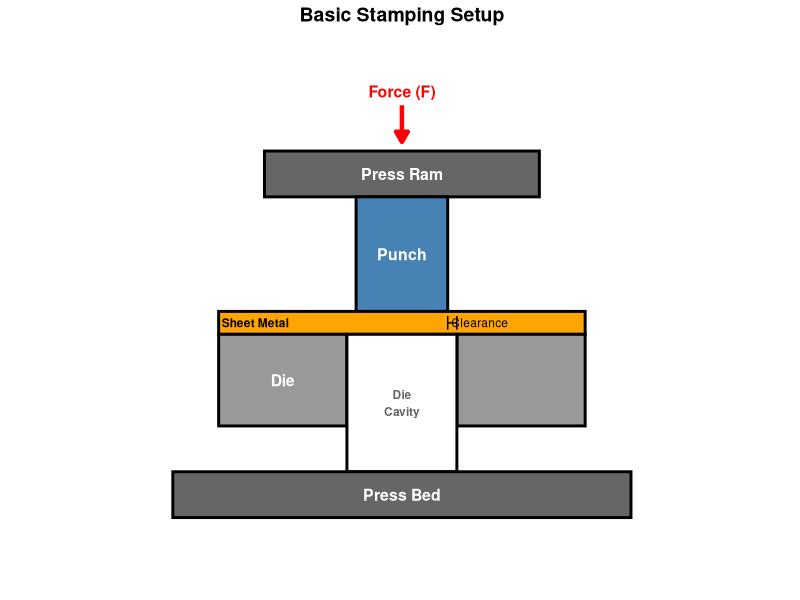
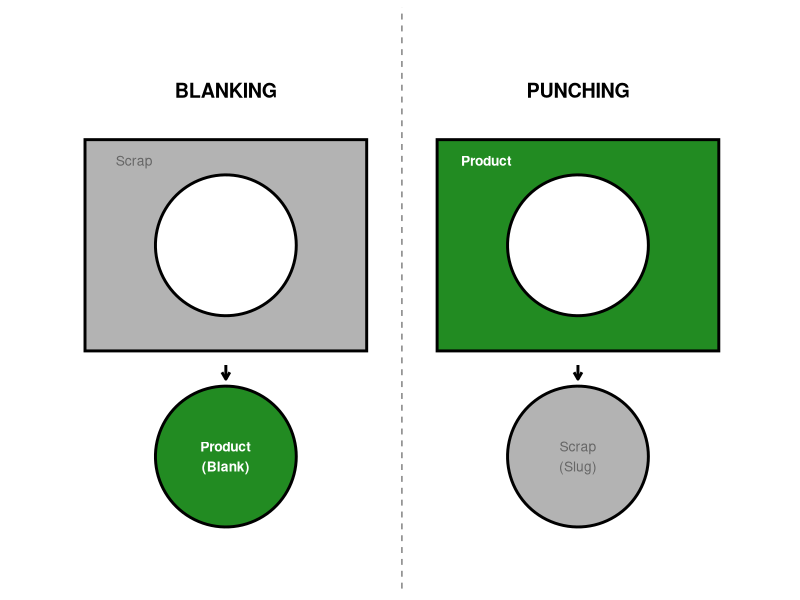
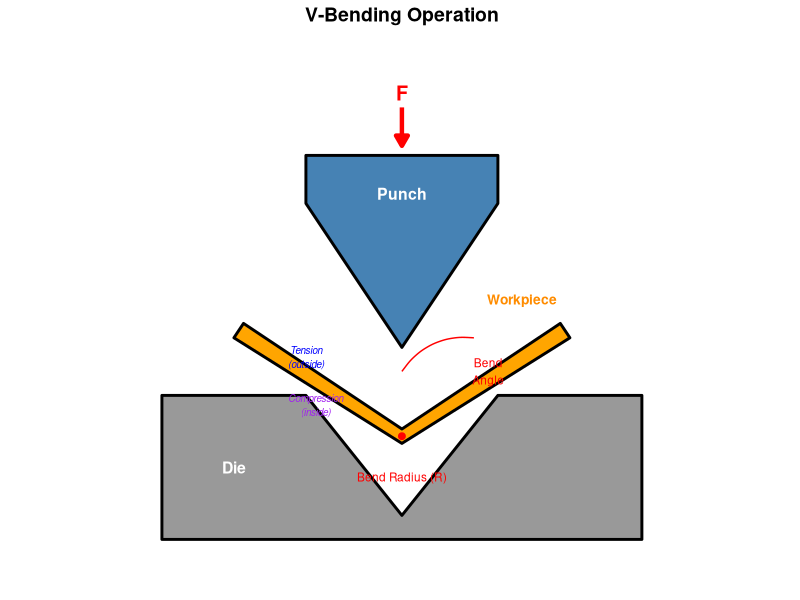
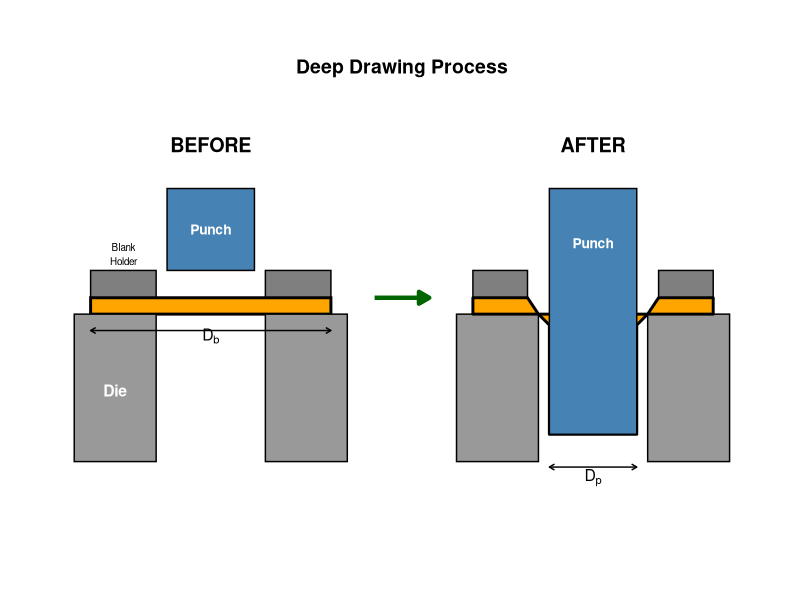
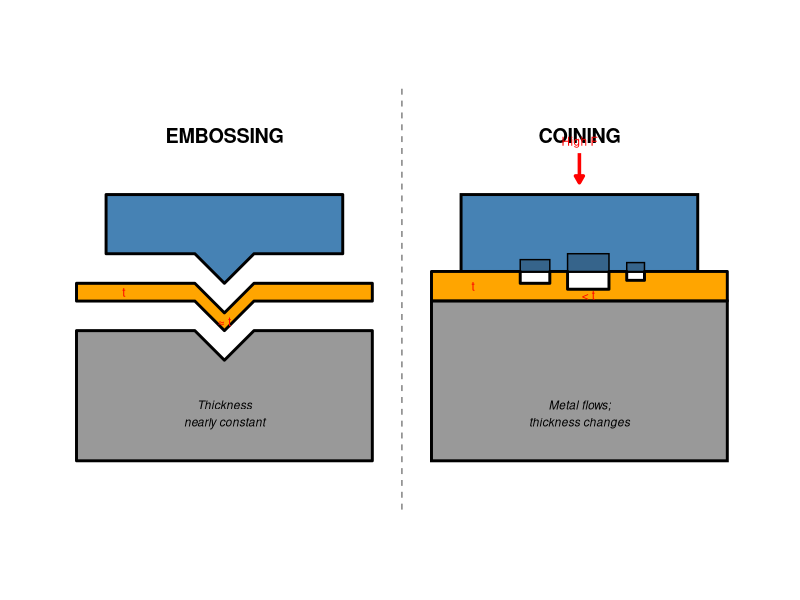
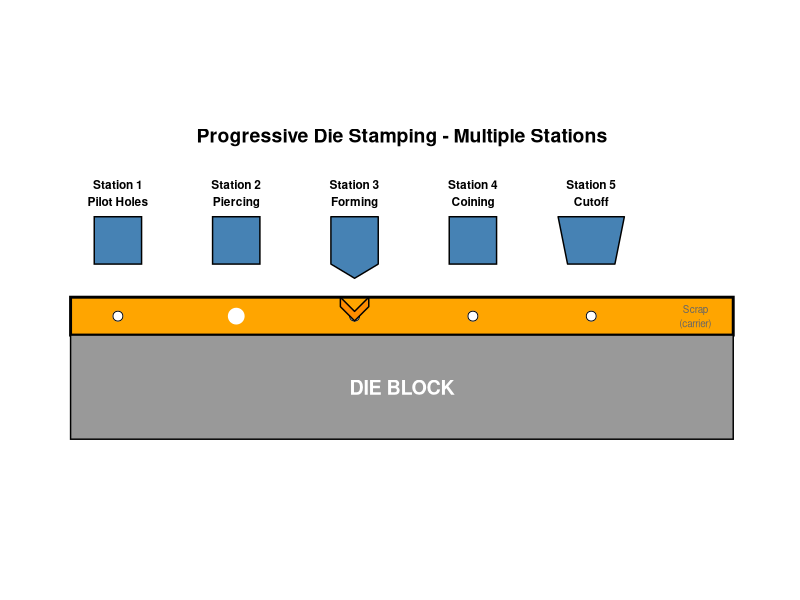
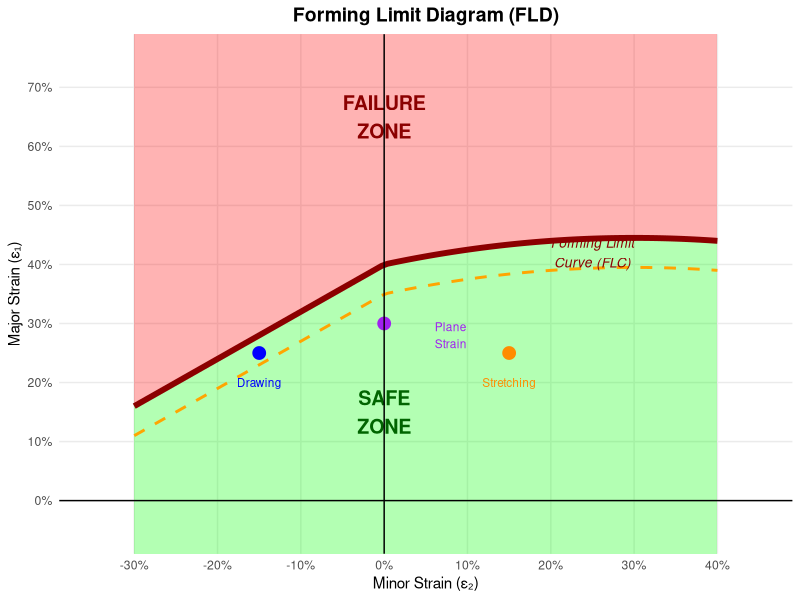
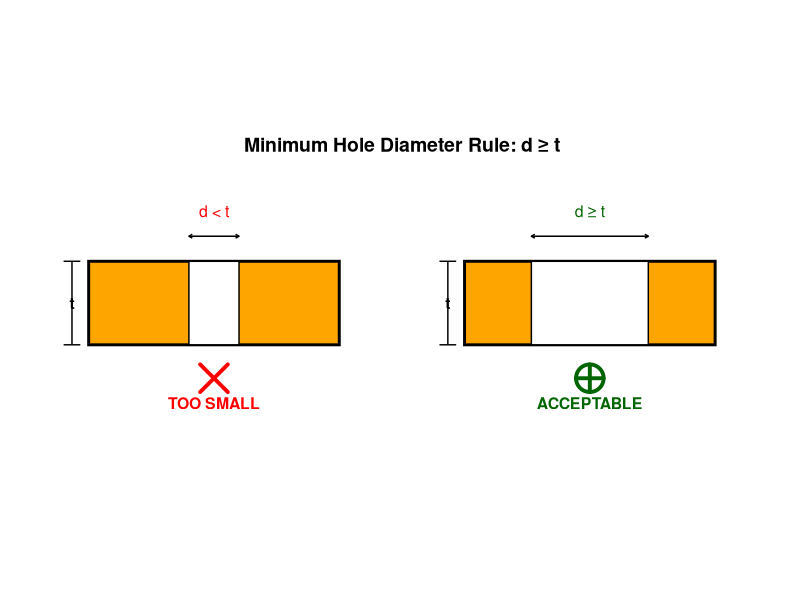

Recreate these plots in R, in order.
## ---- chunk 1
library(ggplot2)
library(grid)

# Set a consistent theme for all plots
theme_stamping <- theme_minimal() +
theme(
 plot.title = element_text(hjust = 0.5, size = 14, face = "bold"),
 plot.subtitle = element_text(hjust = 0.5, size = 10),
 axis.text = element_blank(),
 axis.title = element_blank(),
 axis.ticks = element_blank(),
 panel.grid = element_blank(),
 plot.background = element_rect(fill = "white", color = NA),
 panel.background = element_rect(fill = "white", color = NA)
)
## ---- chunk 2
ggplot() +
 # Press ram (top)
 geom_rect(aes(xmin = 2, xmax = 8, ymin = 8, ymax = 9), fill = "gray40", color = "black", linewidth = 1) +
 annotate("text", x = 5, y = 8.5, label = "Press Ram", color = "white", fontface = "bold", size = 4) +

 # Punch
 geom_rect(aes(xmin = 4, xmax = 6, ymin = 5.5, ymax = 8), fill = "steelblue", color = "black", linewidth = 1) +
 annotate("text", x = 5, y = 6.75, label = "Punch", color = "white", fontface = "bold", size = 4) +

 # Sheet metal (workpiece)
 geom_rect(aes(xmin = 1, xmax = 9, ymin = 5, ymax = 5.5), fill = "orange", color = "black", linewidth = 1) +
 annotate("text", x = 1.8, y = 5.25, label = "Sheet Metal", color = "black", fontface = "bold", size = 3) +

 # Die (with cavity)
 geom_rect(aes(xmin = 1, xmax = 3.8, ymin = 3, ymax = 5), fill = "gray60", color = "black", linewidth = 1) +
 geom_rect(aes(xmin = 6.2, xmax = 9, ymin = 3, ymax = 5), fill = "gray60", color = "black", linewidth = 1) +
 geom_rect(aes(xmin = 3.8, xmax = 6.2, ymin = 2, ymax = 5), fill = "white", color = "black", linewidth = 1) +
 annotate("text", x = 2.4, y = 4, label = "Die", color = "white", fontface = "bold", size = 4) +
 annotate("text", x = 5, y = 3.5, label = "Die\nCavity", color = "gray40", fontface = "bold", size = 3) +

 # Press bed (bottom)
 geom_rect(aes(xmin = 0, xmax = 10, ymin = 1, ymax = 2), fill = "gray40", color = "black", linewidth = 1) +
 annotate("text", x = 5, y = 1.5, label = "Press Bed", color = "white", fontface = "bold", size = 4) +

 # Force arrow
 geom_segment(aes(x = 5, xend = 5, y = 10, yend = 9.2),
             arrow = arrow(length = unit(0.3, "cm"), type = "closed"),
             linewidth = 1.5, color = "red") +
 annotate("text", x = 5, y = 10.3, label = "Force (F)", color = "red", fontface = "bold", size = 4) +

 # Clearance annotation
 geom_segment(aes(x = 6, xend = 6.2, y = 5.25, yend = 5.25), linewidth = 0.5) +
 geom_segment(aes(x = 6, xend = 6, y = 5.1, yend = 5.4), linewidth = 0.5) +
 geom_segment(aes(x = 6.2, xend = 6.2, y = 5.1, yend = 5.4), linewidth = 0.5) +
 annotate("text", x = 6.7, y = 5.25, label = "Clearance", size = 3) +

 coord_fixed(ratio = 1, xlim = c(0, 10), ylim = c(0, 11)) +
 labs(title = "Basic Stamping Setup") +
 theme_stamping
## ---- chunk 3
# Create data for circles
circle_pts <- function(cx, cy, r, n = 100) {
 t <- seq(0, 2*pi, length.out = n)
 data.frame(x = cx + r * cos(t), y = cy + r * sin(t))
}

blanking_circle <- circle_pts(2.5, 2, 1)
punching_circle <- circle_pts(7.5, 2, 1)

ggplot() +
 # BLANKING SIDE
 # Sheet with hole (scrap)
 geom_rect(aes(xmin = 0.5, xmax = 4.5, ymin = 0.5, ymax = 3.5),
           fill = "gray70", color = "black", linewidth = 1) +
 geom_polygon(data = blanking_circle, aes(x = x, y = y), fill = "white", color = "black", linewidth = 1) +
 annotate("text", x = 2.5, y = 4.2, label = "BLANKING", fontface = "bold", size = 5) +
 annotate("text", x = 1.2, y = 3.2, label = "Scrap", color = "gray40", size = 3.5) +

 # Blank (product) - shown below
 geom_polygon(data = circle_pts(2.5, -1, 1), aes(x = x, y = y),
             fill = "forestgreen", color = "black", linewidth = 1) +
 annotate("text", x = 2.5, y = -1, label = "Product\n(Blank)", color = "white", fontface = "bold", size = 3.5) +

 # Arrow
 geom_segment(aes(x = 2.5, xend = 2.5, y = 0.3, yend = 0.1),
             arrow = arrow(length = unit(0.2, "cm")), linewidth = 1) +

 # PUNCHING SIDE
 # Sheet with hole (product)
 geom_rect(aes(xmin = 5.5, xmax = 9.5, ymin = 0.5, ymax = 3.5),
           fill = "forestgreen", color = "black", linewidth = 1) +
 geom_polygon(data = punching_circle, aes(x = x, y = y), fill = "white", color = "black", linewidth = 1) +
 annotate("text", x = 7.5, y = 4.2, label = "PUNCHING", fontface = "bold", size = 5) +
 annotate("text", x = 6.2, y = 3.2, label = "Product", color = "white", fontface = "bold", size = 3.5) +

 # Slug (scrap) - shown below
 geom_polygon(data = circle_pts(7.5, -1, 1), aes(x = x, y = y),
             fill = "gray70", color = "black", linewidth = 1) +
 annotate("text", x = 7.5, y = -1, label = "Scrap\n(Slug)", color = "gray40", size = 3.5) +

 # Arrow
 geom_segment(aes(x = 7.5, xend = 7.5, y = 0.3, yend = 0.1),
             arrow = arrow(length = unit(0.2, "cm")), linewidth = 1) +

 # Dividing line
 geom_vline(xintercept = 5, linetype = "dashed", color = "gray50") +

 coord_fixed(ratio = 1, xlim = c(0, 10), ylim = c(-2.5, 5)) +
 theme_stamping
## ---- chunk 4
ggplot() +
 # V-Die (bottom)
 geom_polygon(aes(x = c(0, 3, 5, 7, 10, 10, 0),
                  y = c(3, 3, 0.5, 3, 3, 0, 0)),
             fill = "gray60", color = "black", linewidth = 1) +
 annotate("text", x = 1.5, y = 1.5, label = "Die", color = "white", fontface = "bold", size = 4) +

 # V-Punch (top)
 geom_polygon(aes(x = c(3, 5, 7, 7, 3),
                  y = c(7, 4, 7, 8, 8)),
             fill = "steelblue", color = "black", linewidth = 1) +
 annotate("text", x = 5, y = 7.2, label = "Punch", color = "white", fontface = "bold", size = 4) +

 # Bent sheet metal
 geom_polygon(aes(x = c(1.5, 5, 8.5, 8.3, 5, 1.7),
                  y = c(4.2, 2, 4.2, 4.5, 2.3, 4.5)),
             fill = "orange", color = "black", linewidth = 1) +
 annotate("text", x = 7.5, y = 5, label = "Workpiece", color = "darkorange", fontface = "bold", size = 3.5) +

 # Bend angle annotation
 geom_curve(aes(x = 5, y = 3.5, xend = 6.5, yend = 4.2),
           curvature = -0.3, linewidth = 0.5, color = "red") +
 annotate("text", x = 6.8, y = 3.5, label = "Bend\nAngle", color = "red", size = 3) +

 # Bend radius annotation
 geom_point(aes(x = 5, y = 2.15), size = 2, color = "red") +
 annotate("text", x = 5, y = 1.3, label = "Bend Radius (R)", color = "red", size = 3) +

 # Tension/Compression labels
 annotate("text", x = 3, y = 3.8, label = "Tension\n(outside)", color = "blue", size = 2.5, fontface = "italic") +
 annotate("text", x = 3.2, y = 2.8, label = "Compression\n(inside)", color = "purple", size = 2.5, fontface = "italic") +

 # Force arrow
 geom_segment(aes(x = 5, xend = 5, y = 9, yend = 8.2),
             arrow = arrow(length = unit(0.3, "cm"), type = "closed"),
             linewidth = 1.5, color = "red") +
 annotate("text", x = 5, y = 9.3, label = "F", color = "red", fontface = "bold", size = 5) +

 coord_fixed(ratio = 1, xlim = c(-0.5, 10.5), ylim = c(-0.5, 10)) +
 labs(title = "V-Bending Operation") +
 theme_stamping
## ---- chunk 5
ggplot() +
 # BEFORE (left side)
 # Blank holder top
 geom_rect(aes(xmin = 0.3, xmax = 1.5, ymin = 3, ymax = 3.5), fill = "gray50", color = "black") +
 geom_rect(aes(xmin = 3.5, xmax = 4.7, ymin = 3, ymax = 3.5), fill = "gray50", color = "black") +
 annotate("text", x = 0.9, y = 3.8, label = "Blank\nHolder", size = 2.5) +

 # Flat blank
 geom_rect(aes(xmin = 0.3, xmax = 4.7, ymin = 2.7, ymax = 3), fill = "orange", color = "black", linewidth = 1) +

 # Die
 geom_rect(aes(xmin = 0, xmax = 1.5, ymin = 0, ymax = 2.7), fill = "gray60", color = "black") +
 geom_rect(aes(xmin = 3.5, xmax = 5, ymin = 0, ymax = 2.7), fill = "gray60", color = "black") +
 annotate("text", x = 0.75, y = 1.3, label = "Die", color = "white", fontface = "bold", size = 4) +

 # Punch (above)
 geom_rect(aes(xmin = 1.7, xmax = 3.3, ymin = 3.5, ymax = 5), fill = "steelblue", color = "black") +
 annotate("text", x = 2.5, y = 4.25, label = "Punch", color = "white", fontface = "bold", size = 3.5) +

 # Labels
 annotate("text", x = 2.5, y = 5.8, label = "BEFORE", fontface = "bold", size = 5) +
 annotate("text", x = 2.5, y = 2.3, label = expression(D[b]), size = 4) +
 geom_segment(aes(x = 0.3, xend = 4.7, y = 2.4, yend = 2.4),
             arrow = arrow(length = unit(0.15, "cm"), ends = "both"), linewidth = 0.5) +

 # Arrow between stages
 geom_segment(aes(x = 5.5, xend = 6.5, y = 3, yend = 3),
             arrow = arrow(length = unit(0.3, "cm"), type = "closed"),
             linewidth = 1.5, color = "darkgreen") +

 # AFTER (right side)
 # Blank holder
 geom_rect(aes(xmin = 7.3, xmax = 8.3, ymin = 3, ymax = 3.5), fill = "gray50", color = "black") +
 geom_rect(aes(xmin = 10.7, xmax = 11.7, ymin = 3, ymax = 3.5), fill = "gray50", color = "black") +

 # Die
 geom_rect(aes(xmin = 7, xmax = 8.5, ymin = 0, ymax = 2.7), fill = "gray60", color = "black") +
 geom_rect(aes(xmin = 10.5, xmax = 12, ymin = 0, ymax = 2.7), fill = "gray60", color = "black") +

 # Drawn cup shape
 geom_polygon(aes(x = c(7.3, 8.3, 8.5, 8.7, 8.7, 10.3, 10.3, 10.5, 10.7, 11.7, 11.7, 7.3),
                  y = c(3, 3, 2.7, 2.5, 0.5, 0.5, 2.5, 2.7, 3, 3, 2.7, 2.7)),
             fill = "orange", color = "black", linewidth = 1) +

 # Punch (lowered)
 geom_rect(aes(xmin = 8.7, xmax = 10.3, ymin = 0.5, ymax = 5), fill = "steelblue", color = "black") +
 annotate("text", x = 9.5, y = 4, label = "Punch", color = "white", fontface = "bold", size = 3.5) +

 # Labels
 annotate("text", x = 9.5, y = 5.8, label = "AFTER", fontface = "bold", size = 5) +
 annotate("text", x = 9.5, y = -0.3, label = expression(D[p]), size = 4) +
 geom_segment(aes(x = 8.7, xend = 10.3, y = -0.1, yend = -0.1),
             arrow = arrow(length = unit(0.15, "cm"), ends = "both"), linewidth = 0.5) +

 coord_fixed(ratio = 1, xlim = c(-0.5, 12.5), ylim = c(-1, 6.5)) +
 labs(title = "Deep Drawing Process") +
 theme_stamping
## ---- chunk 6
ggplot() +
 # EMBOSSING (left)
 annotate("text", x = 2.5, y = 5.5, label = "EMBOSSING", fontface = "bold", size = 5) +

 # Embossing punch
 geom_polygon(aes(x = c(0.5, 0.5, 2, 2.5, 3, 4.5, 4.5),
                  y = c(4.5, 3.5, 3.5, 3, 3.5, 3.5, 4.5)),
             fill = "steelblue", color = "black", linewidth = 1) +

 # Embossed sheet (wavy)
 geom_polygon(aes(x = c(0, 0, 2, 2.5, 3, 5, 5, 3, 2.5, 2, 0),
                  y = c(2.7, 3, 3, 2.5, 3, 3, 2.7, 2.7, 2.2, 2.7, 2.7)),
             fill = "orange", color = "black", linewidth = 1) +

 # Embossing die
 geom_polygon(aes(x = c(0, 0, 2, 2.5, 3, 5, 5),
                  y = c(0, 2.2, 2.2, 1.7, 2.2, 2.2, 0)),
             fill = "gray60", color = "black", linewidth = 1) +

 # Thickness annotation
 annotate("text", x = 0.8, y = 2.85, label = "t", size = 3, color = "red") +
 annotate("text", x = 2.5, y = 2.35, label = "≈ t", size = 3, color = "red") +
 annotate("text", x = 2.5, y = 0.8, label = "Thickness\nnearly constant", size = 3, fontface = "italic") +

 # COINING (right)
 annotate("text", x = 8.5, y = 5.5, label = "COINING", fontface = "bold", size = 5) +

 # Coining punch (flat with detail)
 geom_rect(aes(xmin = 6.5, xmax = 10.5, ymin = 3.2, ymax = 4.5), fill = "steelblue", color = "black", linewidth = 1) +
 # Detail pattern
 geom_rect(aes(xmin = 7.5, xmax = 8, ymin = 3.2, ymax = 3.4), fill = "steelblue4", color = "black") +
 geom_rect(aes(xmin = 8.3, xmax = 9, ymin = 3.2, ymax = 3.5), fill = "steelblue4", color = "black") +
 geom_rect(aes(xmin = 9.3, xmax = 9.6, ymin = 3.2, ymax = 3.35), fill = "steelblue4", color = "black") +

 # Coined sheet (with impressed detail, variable thickness)
 geom_polygon(aes(x = c(6, 6, 7.5, 7.5, 8, 8, 8.3, 8.3, 9, 9, 9.3, 9.3, 9.6, 9.6, 11, 11,
                       9.6, 9.6, 9.3, 9.3, 9, 9, 8.3, 8.3, 8, 8, 7.5, 7.5, 6),
                  y = c(2.7, 3.2, 3.2, 3, 3, 3.2, 3.2, 2.9, 2.9, 3.2, 3.2, 3.05, 3.05, 3.2, 3.2, 2.7,
                       2.7, 2.7, 2.7, 2.7, 2.7, 2.7, 2.7, 2.7, 2.7, 2.7, 2.7, 2.7, 2.7)),
             fill = "orange", color = "black", linewidth = 1) +

 # Coining die
 geom_rect(aes(xmin = 6, xmax = 11, ymin = 0, ymax = 2.7), fill = "gray60", color = "black", linewidth = 1) +

 # Thickness annotation
 annotate("text", x = 6.7, y = 2.95, label = "t", size = 3, color = "red") +
 annotate("text", x = 8.65, y = 2.8, label = "< t", size = 3, color = "red") +
 annotate("text", x = 8.5, y = 0.8, label = "Metal flows;\nthickness changes", size = 3, fontface = "italic") +

 # High pressure arrows
 geom_segment(aes(x = 8.5, xend = 8.5, y = 5.2, yend = 4.7),
             arrow = arrow(length = unit(0.2, "cm"), type = "closed"),
             linewidth = 1.2, color = "red") +
 annotate("text", x = 8.5, y = 5.4, label = "High F", color = "red", size = 3) +

 # Dividing line
 geom_vline(xintercept = 5.5, linetype = "dashed", color = "gray50") +

 coord_fixed(ratio = 1, xlim = c(-0.5, 11.5), ylim = c(-0.5, 6)) +
 theme_stamping
## ---- chunk 7
ggplot() +
 # Strip (carrier)
 geom_rect(aes(xmin = 0, xmax = 14, ymin = 2, ymax = 2.8), fill = "orange", color = "black", linewidth = 1) +

 # Pilot holes (for alignment)
 geom_point(aes(x = c(1, 3.5, 6, 8.5, 11), y = rep(2.4, 5)), size = 3, color = "white") +
 geom_point(aes(x = c(1, 3.5, 6, 8.5, 11), y = rep(2.4, 5)), size = 3, shape = 1, color = "black") +

 # Station 1: Pilot holes + blanking
 geom_rect(aes(xmin = 0.5, xmax = 1.5, ymin = 3.5, ymax = 4.5), fill = "steelblue", color = "black") +
 annotate("text", x = 1, y = 5, label = "Station 1\nPilot Holes", size = 3, fontface = "bold") +

 # Station 2: Piercing
 geom_rect(aes(xmin = 3, xmax = 4, ymin = 3.5, ymax = 4.5), fill = "steelblue", color = "black") +
 geom_point(aes(x = 3.5, y = 2.4), size = 5, color = "white") +
 annotate("text", x = 3.5, y = 5, label = "Station 2\nPiercing", size = 3, fontface = "bold") +

 # Station 3: Forming/Bending
 geom_polygon(aes(x = c(5.5, 5.5, 6, 6.5, 6.5), y = c(4.5, 3.5, 3.2, 3.5, 4.5)),
             fill = "steelblue", color = "black") +
 # Show bent tab
 geom_polygon(aes(x = c(5.7, 6, 6.3, 6.3, 6, 5.7), y = c(2.8, 2.5, 2.8, 2.6, 2.3, 2.6)),
             fill = "darkorange", color = "black") +
 annotate("text", x = 6, y = 5, label = "Station 3\nForming", size = 3, fontface = "bold") +

 # Station 4: Additional forming
 geom_rect(aes(xmin = 8, xmax = 9, ymin = 3.5, ymax = 4.5), fill = "steelblue", color = "black") +
 annotate("text", x = 8.5, y = 5, label = "Station 4\nCoining", size = 3, fontface = "bold") +

 # Station 5: Cutoff
 geom_polygon(aes(x = c(10.3, 10.5, 11.5, 11.7, 11.7, 10.3),
                  y = c(4.5, 3.5, 3.5, 4.5, 4.5, 4.5)), fill = "steelblue", color = "black") +
 annotate("text", x = 11, y = 5, label = "Station 5\nCutoff", size = 3, fontface = "bold") +

 # Finished part (falling)
 geom_polygon(aes(x = c(11.5, 12.5, 12.8, 12.8, 11.2, 11.2),
                  y = c(0.8, 0.8, 1, 1.5, 1.5, 1)),
             fill = "forestgreen", color = "black", linewidth = 1) +
 annotate("text", x = 12, y = 0.3, label = "Finished\nPart", size = 3, color = "darkgreen", fontface = "bold") +

 # Feed direction arrow
 geom_segment(aes(x = 0.5, xend = 3, y = 1.3, yend = 1.3),
             arrow = arrow(length = unit(0.3, "cm"), type = "closed"),
             linewidth = 1.5, color = "darkgreen") +
 annotate("text", x = 1.75, y = 0.8, label = "Feed Direction", size = 3.5, fontface = "bold") +

 # Die block (bottom)
 geom_rect(aes(xmin = 0, xmax = 14, ymin = -0.2, ymax = 2), fill = "gray60", color = "black") +
 annotate("text", x = 7, y = 0.9, label = "DIE BLOCK", color = "white", fontface = "bold", size = 5) +

 # Scrap label
 annotate("text", x = 13.2, y = 2.4, label = "Scrap\n(carrier)", size = 2.5, color = "gray40") +

 coord_fixed(ratio = 1, xlim = c(-0.5, 14.5), ylim = c(-0.5, 5.5)) +
 labs(title = "Progressive Die Stamping - Multiple Stations") +
 theme_stamping
## ---- chunk 8
# Create FLD curve data
minor_strain <- seq(-0.3, 0.4, length.out = 100)
# FLD curve (simplified parabolic shape)
major_strain_limit <- ifelse(minor_strain < 0,
                             0.4 + 0.8 * minor_strain,
                             0.4 + 0.3 * minor_strain - 0.5 * minor_strain^2)

fld_curve <- data.frame(minor = minor_strain, major = major_strain_limit)

ggplot() +
 # Failure zone (above curve)
 geom_ribbon(data = fld_curve, aes(x = minor, ymin = major, ymax = 0.8),
            fill = "red", alpha = 0.3) +

 # Safe zone (below curve)
 geom_ribbon(data = fld_curve, aes(x = minor, ymin = -0.1, ymax = major),
            fill = "green", alpha = 0.3) +

 # FLD curve
 geom_line(data = fld_curve, aes(x = minor, y = major), linewidth = 2, color = "darkred") +

 # Marginal zone
 geom_line(data = fld_curve, aes(x = minor, y = major - 0.05),
          linewidth = 1, color = "orange", linetype = "dashed") +

 # Zone labels
 annotate("text", x = 0, y = 0.65, label = "FAILURE\nZONE", color = "darkred",
         fontface = "bold", size = 5) +
 annotate("text", x = 0, y = 0.15, label = "SAFE\nZONE", color = "darkgreen",
         fontface = "bold", size = 5) +
 annotate("text", x = 0.25, y = 0.42, label = "Forming Limit\nCurve (FLC)",
         color = "darkred", size = 3.5, fontface = "italic") +

 # Strain state examples
 geom_point(aes(x = -0.15, y = 0.25), size = 4, color = "blue") +
 annotate("text", x = -0.15, y = 0.20, label = "Drawing", color = "blue", size = 3) +

 geom_point(aes(x = 0, y = 0.30), size = 4, color = "purple") +
 annotate("text", x = 0.08, y = 0.28, label = "Plane\nStrain", color = "purple", size = 3) +

 geom_point(aes(x = 0.15, y = 0.25), size = 4, color = "darkorange") +
 annotate("text", x = 0.15, y = 0.20, label = "Stretching", color = "darkorange", size = 3) +

 # Axes
 geom_hline(yintercept = 0, linewidth = 0.5) +
 geom_vline(xintercept = 0, linewidth = 0.5) +

 scale_x_continuous(breaks = seq(-0.3, 0.4, 0.1),
                   labels = scales::percent_format(accuracy = 1)) +
 scale_y_continuous(breaks = seq(0, 0.7, 0.1),
                   labels = scales::percent_format(accuracy = 1)) +

 labs(title = "Forming Limit Diagram (FLD)",
     x = "Minor Strain (ε₂)",
     y = "Major Strain (ε₁)") +
 theme_minimal() +
 theme(
   plot.title = element_text(hjust = 0.5, size = 14, face = "bold"),
   axis.title = element_text(size = 11),
   panel.grid.minor = element_blank()
 ) +
 coord_cartesian(xlim = c(-0.35, 0.45), ylim = c(-0.05, 0.75))
## ---- chunk 9
ggplot() +
 # Sheet cross-section (left - bad)
 geom_rect(aes(xmin = 0.5, xmax = 3.5, ymin = 1.5, ymax = 2.5), fill = "orange", color = "black", linewidth = 1) +
 # Small hole
 geom_rect(aes(xmin = 1.7, xmax = 2.3, ymin = 1.5, ymax = 2.5), fill = "white", color = "black") +
 # Thickness dimension
 geom_segment(aes(x = 0.3, xend = 0.3, y = 1.5, yend = 2.5), linewidth = 0.5) +
 geom_segment(aes(x = 0.2, xend = 0.4, y = 1.5, yend = 1.5), linewidth = 0.5) +
 geom_segment(aes(x = 0.2, xend = 0.4, y = 2.5, yend = 2.5), linewidth = 0.5) +
 annotate("text", x = 0.3, y = 2, label = "t", size = 4, fontface = "bold") +
 # Hole dimension
 geom_segment(aes(x = 1.7, xend = 2.3, y = 2.8, yend = 2.8),
             arrow = arrow(length = unit(0.1, "cm"), ends = "both"), linewidth = 0.5) +
 annotate("text", x = 2, y = 3.1, label = "d < t", size = 4, color = "red") +
 # Bad label
 annotate("text", x = 2, y = 0.8, label = "TOO SMALL", color = "red", fontface = "bold", size = 4) +
 geom_point(aes(x = 2, y = 1.1), shape = 4, size = 8, color = "red", stroke = 2) +

 # Sheet cross-section (right - good)
 geom_rect(aes(xmin = 5, xmax = 8, ymin = 1.5, ymax = 2.5), fill = "orange", color = "black", linewidth = 1) +
 # Proper hole
 geom_rect(aes(xmin = 5.8, xmax = 7.2, ymin = 1.5, ymax = 2.5), fill = "white", color = "black") +
 # Thickness dimension
 geom_segment(aes(x = 4.8, xend = 4.8, y = 1.5, yend = 2.5), linewidth = 0.5) +
 geom_segment(aes(x = 4.7, xend = 4.9, y = 1.5, yend = 1.5), linewidth = 0.5) +
 geom_segment(aes(x = 4.7, xend = 4.9, y = 2.5, yend = 2.5), linewidth = 0.5) +
 annotate("text", x = 4.8, y = 2, label = "t", size = 4, fontface = "bold") +
 # Hole dimension
 geom_segment(aes(x = 5.8, xend = 7.2, y = 2.8, yend = 2.8),
             arrow = arrow(length = unit(0.1, "cm"), ends = "both"), linewidth = 0.5) +
 annotate("text", x = 6.5, y = 3.1, label = "d ≥ t", size = 4, color = "darkgreen") +
 # Good label
 annotate("text", x = 6.5, y = 0.8, label = "ACCEPTABLE", color = "darkgreen", fontface = "bold", size = 4) +
 geom_point(aes(x = 6.5, y = 1.1), shape = 10, size = 8, color = "darkgreen", stroke = 2) +

 coord_fixed(ratio = 1, xlim = c(0, 8.5), ylim = c(0.3, 3.5)) +
 labs(title = "Minimum Hole Diameter Rule: d ≥ t") +
 theme_stamping
## ---- chunk 10
# Helper function for circles
circle_df <- function(cx, cy, r, id, n = 50) {
 t <- seq(0, 2*pi, length.out = n)
 data.frame(x = cx + r * cos(t), y = cy + r * sin(t), id = id)
}

# Create circles
circles <- rbind(
 circle_df(2.5, 3, 0.5, 1),
 circle_df(5, 3, 0.5, 2),
 circle_df(7.5, 3, 0.5, 3)
)

ggplot() +
 # Sheet metal outline
 geom_rect(aes(xmin = 0.5, xmax = 9.5, ymin = 1, ymax = 5),
           fill = "orange", color = "black", linewidth = 1) +

 # Holes
 geom_polygon(data = circles, aes(x = x, y = y, group = id), fill = "white", color = "black") +

 # Hole-to-hole spacing (between first two holes)
 geom_segment(aes(x = 3, xend = 4.5, y = 3, yend = 3),
             arrow = arrow(length = unit(0.15, "cm"), ends = "both"),
             linewidth = 0.8, color = "blue") +
 annotate("text", x = 3.75, y = 3.5, label = "≥ 2t", color = "blue", fontface = "bold", size = 4) +
 annotate("text", x = 3.75, y = 2.5, label = "(hole-to-hole)", color = "blue", size = 3) +

 # Hole-to-edge spacing (left hole to edge)
 geom_segment(aes(x = 0.5, xend = 2, y = 3, yend = 3),
             arrow = arrow(length = unit(0.15, "cm"), ends = "both"),
             linewidth = 0.8, color = "red") +
 annotate("text", x = 1.25, y = 3.5, label = "≥ t", color = "red", fontface = "bold", size = 4) +
 annotate("text", x = 1.25, y = 2.5, label = "(edge)", color = "red", size = 3) +

 # Hole-to-edge spacing (right hole to edge)
 geom_segment(aes(x = 8, xend = 9.5, y = 3, yend = 3),
             arrow = arrow(length = unit(0.15, "cm"), ends = "both"),
             linewidth = 0.8, color = "red") +
 annotate("text", x = 8.75, y = 3.5, label = "≥ t", color = "red", fontface = "bold", size = 4) +

 # Hole-to-edge spacing (top)
 geom_segment(aes(x = 5, xend = 5, y = 3.5, yend = 5),
             arrow = arrow(length = unit(0.15, "cm"), ends = "both"),
             linewidth = 0.8, color = "red") +
 annotate("text", x = 5.5, y = 4.25, label = "≥ t", color = "red", fontface = "bold", size = 4) +

 # Legend box
 geom_rect(aes(xmin = 0.6, xmax = 3.8, ymin = 5.3, ymax = 6.3), fill = "white", color = "black") +
 annotate("text", x = 2.2, y = 6, label = "t = material thickness", size = 3.5) +
 annotate("text", x = 2.2, y = 5.6, label = "d = hole diameter", size = 3.5) +

 coord_fixed(ratio = 1, xlim = c(0, 10), ylim = c(0.5, 6.5)) +
 labs(title = "Hole Spacing Requirements") +
 theme_stamping
## ---- chunk 11
ggplot() +
 # LEFT: Good bend (large radius)
 annotate("text", x = 2.5, y = 5.5, label = "GOOD: Adequate Bend Radius",
         fontface = "bold", size = 4, color = "darkgreen") +

 # Bent sheet - good
 geom_polygon(aes(x = c(0.5, 0.5, 2, 2.5, 2.5, 2.3, 2, 0.8),
                  y = c(1, 3, 3, 4.5, 4.8, 4.8, 3.3, 3.3)),
             fill = "orange", color = "black", linewidth = 1) +

 # Radius arc indicator
 geom_curve(aes(x = 1.5, y = 3, xend = 2.3, yend = 4), curvature = -0.5,
           linewidth = 0.5, linetype = "dashed", color = "blue") +
 annotate("text", x = 1.2, y = 3.8, label = "R ≥ t", color = "blue", size = 4, fontface = "bold") +

 # Smooth surface indication
 annotate("text", x = 3.5, y = 4.5, label = "Smooth\nouter surface",
         color = "darkgreen", size = 3, fontface = "italic") +

 # Check mark
 geom_point(aes(x = 2.5, y = 1.5), shape = 10, size = 10, color = "darkgreen", stroke = 2) +

 # RIGHT: Bad bend (small radius)
 annotate("text", x = 8, y = 5.5, label = "BAD: Radius Too Small",
         fontface = "bold", size = 4, color = "red") +

 # Bent sheet - bad (sharp corner)
 geom_polygon(aes(x = c(6, 6, 7.5, 7.5, 7.8, 7.8, 7.2, 6.3),
                  y = c(1, 3, 3, 4.8, 4.8, 4.5, 3, 3)),
             fill = "orange", color = "black", linewidth = 1) +

 # Crack lines at bend
 geom_segment(aes(x = 7.5, xend = 7.65, y = 3.3, yend = 3.5), color = "red", linewidth = 1) +
 geom_segment(aes(x = 7.52, xend = 7.7, y = 3.5, yend = 3.75), color = "red", linewidth = 1) +
 geom_segment(aes(x = 7.55, xend = 7.75, y = 3.7, yend = 4), color = "red", linewidth = 1) +
 geom_segment(aes(x = 7.58, xend = 7.78, y = 3.9, yend = 4.2), color = "red", linewidth = 1) +

 # Sharp radius indicator
 annotate("text", x = 6.5, y = 3.5, label = "R ≈ 0", color = "red", size = 4, fontface = "bold") +

 # Crack annotation
 annotate("text", x = 9, y = 3.8, label = "CRACKS\non outer\nsurface!",
         color = "red", size = 3, fontface = "bold") +
 geom_curve(aes(x = 8.5, xend = 7.8, y = 3.8, yend = 3.7),
           arrow = arrow(length = unit(0.15, "cm")), curvature = 0.3, color = "red") +

 # X mark
 geom_point(aes(x = 8, y = 1.5), shape = 4, size = 10, color = "red", stroke = 2) +

 # Dividing line
 geom_vline(xintercept = 5, linetype = "dashed", color = "gray50") +

 coord_fixed(ratio = 1, xlim = c(0, 10), ylim = c(0.5, 6)) +
 labs(title = "Effect of Bend Radius on Material Integrity") +
 theme_stamping
## ---- chunk 12
ggplot() +
 # DURING BENDING (left)
 annotate("text", x = 2.5, y = 5.5, label = "During Bending", fontface = "bold", size = 4) +

 # Punch
 geom_polygon(aes(x = c(1.5, 2.5, 3.5, 3.5, 1.5),
                  y = c(4.5, 2.5, 4.5, 5, 5)),
             fill = "steelblue", color = "black", linewidth = 1) +

 # Bent part (in die)
 geom_polygon(aes(x = c(0.5, 2.5, 4.5, 4.3, 2.5, 0.7),
                  y = c(3.8, 2, 3.8, 4.1, 2.3, 4.1)),
             fill = "orange", color = "black", linewidth = 1) +

 # Die
 geom_polygon(aes(x = c(0, 2.5, 5, 5, 0),
                  y = c(3.5, 1, 3.5, 0, 0)),
             fill = "gray60", color = "black", linewidth = 1) +

 # Angle annotation
 geom_curve(aes(x = 2.5, y = 3, xend = 3.8, yend = 3.8), curvature = -0.3,
           linewidth = 0.5, color = "blue") +
 annotate("text", x = 3.5, y = 3, label = "θ₁", color = "blue", size = 4, fontface = "bold") +

 # Force arrow
 geom_segment(aes(x = 2.5, xend = 2.5, y = 5.8, yend = 5.2),
             arrow = arrow(length = unit(0.2, "cm")), linewidth = 1.2, color = "red") +
 annotate("text", x = 2.5, y = 6, label = "F", color = "red", fontface = "bold", size = 4) +

 # Arrow to next state
 geom_segment(aes(x = 5.3, xend = 6.2, y = 3, yend = 3),
             arrow = arrow(length = unit(0.3, "cm"), type = "closed"),
             linewidth = 1.5, color = "darkgreen") +
 annotate("text", x = 5.75, y = 3.5, label = "Release\nforce", size = 3) +

 # AFTER RELEASE (right)
 annotate("text", x = 8.5, y = 5.5, label = "After Release (Springback)", fontface = "bold", size = 4) +

 # Part with springback (more open angle)
 geom_polygon(aes(x = c(6.3, 8.5, 10.7, 10.5, 8.5, 6.5),
                  y = c(4.2, 2, 4.2, 4.5, 2.3, 4.5)),
             fill = "orange", color = "black", linewidth = 1) +

 # Original position (dashed)
 geom_segment(aes(x = 8.5, xend = 6.5, y = 2, yend = 3.8),
             linetype = "dashed", color = "gray50", linewidth = 0.8) +
 geom_segment(aes(x = 8.5, xend = 10.5, y = 2, yend = 3.8),
             linetype = "dashed", color = "gray50", linewidth = 0.8) +

 # Springback angle
 geom_curve(aes(x = 8.5, y = 3.2, xend = 10, yend = 4.1), curvature = -0.3,
           linewidth = 0.5, color = "red") +
 annotate("text", x = 9.8, y = 3.5, label = "θ₂", color = "red", size = 4, fontface = "bold") +

 # Springback annotation
 geom_curve(aes(x = 10, y = 3.8, xend = 10.4, yend = 4.1), curvature = 0.5,
           linewidth = 1, color = "red",
           arrow = arrow(length = unit(0.15, "cm"), ends = "both")) +
 annotate("text", x = 11, y = 4, label = "Δθ\n(springback)", color = "red", size = 3) +

 # Formula
 annotate("text", x = 8.5, y = 0.8, label = "θ₂ = θ₁ + Δθ", size = 4, fontface = "bold") +
 annotate("text", x = 8.5, y = 0.3, label = "(final angle > die angle)", size = 3, fontface = "italic") +

 coord_fixed(ratio = 1, xlim = c(-0.5, 12), ylim = c(-0.2, 6.2)) +
 theme_stamping
## ---- chunk 13
ggplot() +
 # WITHOUT BEND RELIEF (left) - Bad
 annotate("text", x = 2, y = 5.5, label = "WITHOUT Bend Relief", fontface = "bold", size = 4, color = "red") +

 # Flat pattern
 geom_polygon(aes(x = c(0.5, 0.5, 2.5, 3.5, 3.5, 2.5, 2.5, 0.5),
                  y = c(1, 4, 4, 3, 1, 1, 3, 3)),
             fill = "orange", color = "black", linewidth = 1) +

 # Bend line
 geom_segment(aes(x = 0.5, xend = 3.5, y = 3, yend = 3),
             linetype = "dashed", color = "blue", linewidth = 1) +
 annotate("text", x = 0.2, y = 3, label = "Bend\nLine", size = 2.5, color = "blue") +

 # Tear indication
 geom_segment(aes(x = 2.5, xend = 2.7, y = 3, yend = 3.3), color = "red", linewidth = 1.5) +
 geom_segment(aes(x = 2.5, xend = 2.3, y = 3, yend = 2.7), color = "red", linewidth = 1.5) +
 annotate("text", x = 3.2, y = 2.5, label = "TEAR!", color = "red", fontface = "bold", size = 4) +

 # X mark
 geom_point(aes(x = 2, y = 0.5), shape = 4, size = 8, color = "red", stroke = 2) +

 # WITH BEND RELIEF (right) - Good
 annotate("text", x = 7.5, y = 5.5, label = "WITH Bend Relief", fontface = "bold", size = 4, color = "darkgreen") +

 # Flat pattern with relief
 geom_polygon(aes(x = c(5.5, 5.5, 7.5, 7.5, 7.8, 8.5, 8.5, 7.8, 7.5, 7.5, 5.5),
                  y = c(1, 4, 4, 3.3, 3.3, 3.3, 2.7, 2.7, 2.7, 1, 1)),
             fill = "orange", color = "black", linewidth = 1) +

 # Bend line
 geom_segment(aes(x = 5.5, xend = 7.5, y = 3, yend = 3),
             linetype = "dashed", color = "blue", linewidth = 1) +

 # Relief dimensions
 geom_segment(aes(x = 7.5, xend = 7.8, y = 3.5, yend = 3.5),
             arrow = arrow(length = unit(0.1, "cm"), ends = "both"), linewidth = 0.5) +
 annotate("text", x = 7.65, y = 3.7, label = "≥ t", size = 3) +

 geom_segment(aes(x = 8.7, xend = 8.7, y = 2.7, yend = 3.3),
             arrow = arrow(length = unit(0.1, "cm"), ends = "both"), linewidth = 0.5) +
 annotate("text", x = 9.2, y = 3, label = "≥ t + R", size = 3) +

 # Relief label
 geom_curve(aes(x = 9, xend = 8, y = 2.2, yend = 2.9),
           arrow = arrow(length = unit(0.15, "cm")), curvature = -0.3, color = "darkgreen") +
 annotate("text", x = 9.2, y = 2, label = "Bend\nRelief", color = "darkgreen", fontface = "bold", size = 3) +

 # Check mark
 geom_point(aes(x = 7.5, y = 0.5), shape = 10, size = 8, color = "darkgreen", stroke = 2) +

 # Dividing line
 geom_vline(xintercept = 4.5, linetype = "dashed", color = "gray50") +

 coord_fixed(ratio = 1, xlim = c(-0.5, 10), ylim = c(0, 6)) +
 labs(title = "Bend Relief Requirements") +
 theme_stamping
## ---- chunk 14
ggplot() +
 # ACCEPTABLE (left)
 annotate("text", x = 2.5, y = 5.8, label = "ACCEPTABLE", fontface = "bold", size = 4, color = "darkgreen") +
 annotate("text", x = 2.5, y = 5.4, label = "Draw Ratio ≤ 2.0", size = 3.5) +

 # Cup shape - good
 geom_polygon(aes(x = c(1, 1, 1.3, 1.3, 3.7, 3.7, 4, 4, 3.7, 1.3, 1),
                  y = c(3.5, 4, 4, 1.5, 1.5, 4, 4, 3.5, 3.5, 3.5, 3.5)),
             fill = "orange", color = "black", linewidth = 1) +

 # Depth dimension
 geom_segment(aes(x = 0.5, xend = 0.5, y = 1.5, yend = 4),
             arrow = arrow(length = unit(0.1, "cm"), ends = "both"), linewidth = 0.5) +
 annotate("text", x = 0.2, y = 2.75, label = "h", size = 4, fontface = "bold") +

 # Diameter dimension
 geom_segment(aes(x = 1.3, xend = 3.7, y = 1.2, yend = 1.2),
             arrow = arrow(length = unit(0.1, "cm"), ends = "both"), linewidth = 0.5) +
 annotate("text", x = 2.5, y = 0.9, label = expression(D[p]), size = 4, fontface = "bold") +

 # Check mark
 geom_point(aes(x = 2.5, y = 0.3), shape = 10, size = 8, color = "darkgreen", stroke = 2) +

 # TOO DEEP (right)
 annotate("text", x = 8, y = 5.8, label = "TOO DEEP", fontface = "bold", size = 4, color = "red") +
 annotate("text", x = 8, y = 5.4, label = "Draw Ratio > 2.0", size = 3.5) +

 # Cup shape - bad (with defects)
 geom_polygon(aes(x = c(6.5, 6.5, 6.8, 6.8, 9.2, 9.2, 9.5, 9.5, 9.2, 6.8, 6.5),
                  y = c(4, 4.5, 4.5, 0.5, 0.5, 4.5, 4.5, 4, 4, 4, 4)),
             fill = "orange", color = "black", linewidth = 1) +

 # Tearing indication at bottom corner
 geom_segment(aes(x = 6.8, xend = 6.5, y = 0.7, yend = 0.4), color = "red", linewidth = 1.2) +
 geom_segment(aes(x = 6.8, xend = 6.6, y = 0.9, yend = 0.5), color = "red", linewidth = 1.2) +
 annotate("text", x = 5.8, y = 0.6, label = "Tear!", color = "red", size = 3, fontface = "bold") +

 # Wrinkling indication at top
 geom_curve(aes(x = 6.6, xend = 6.7, y = 3.8, yend = 3.5), curvature = 0.5, color = "red", linewidth = 0.8) +
 geom_curve(aes(x = 6.65, xend = 6.75, y = 3.5, yend = 3.2), curvature = -0.5, color = "red", linewidth = 0.8) +
 annotate("text", x = 5.7, y = 3.5, label = "Wrinkle!", color = "red", size = 3, fontface = "bold") +

 # Depth dimension
 geom_segment(aes(x = 6, xend = 6, y = 0.5, yend = 4.5),
             arrow = arrow(length = unit(0.1, "cm"), ends = "both"), linewidth = 0.5) +
 annotate("text", x = 5.7, y = 2.5, label = "h", size = 4, fontface = "bold") +

 # X mark
 geom_point(aes(x = 8, y = 0.3), shape = 4, size = 8, color = "red", stroke = 2) +

 # Dividing line
 geom_vline(xintercept = 5.2, linetype = "dashed", color = "gray50") +

 coord_fixed(ratio = 1, xlim = c(-0.5, 10.5), ylim = c(-0.2, 6.2)) +
 labs(title = "Drawing Depth Limitations") +
 theme_stamping
## ---- chunk 15
ggplot() +
 # Cross-section of drawn cup
 # Die
 geom_polygon(aes(x = c(0, 0, 2.5, 2.5, 2.8, 2.8, 6.2, 6.2, 6.5, 6.5, 9, 9),
                  y = c(0, 4.5, 4.5, 4.2, 4.2, 1, 1, 4.2, 4.2, 4.5, 4.5, 0)),
             fill = "gray60", color = "black", linewidth = 1) +

 # Drawn cup
 geom_polygon(aes(x = c(2.5, 2.5, 3, 3, 6, 6, 6.5, 6.5, 6.3, 6.3, 2.7, 2.7),
                  y = c(5.5, 4.5, 4.2, 1.3, 1.3, 4.2, 4.5, 5.5, 5.5, 4.5, 4.5, 5.5)),
             fill = "orange", color = "black", linewidth = 1) +

 # Top radius annotation (die entry)
 geom_curve(aes(x = 2.5, xend = 2.8, y = 4.5, yend = 4.2), curvature = 0.4,
           linewidth = 1.5, color = "blue") +
 annotate("text", x = 1.5, y = 4.7, label = expression(R[die] >= 4*t),
         color = "blue", size = 3.5, fontface = "bold") +
 geom_segment(aes(x = 1.8, xend = 2.4, y = 4.5, yend = 4.4),
             arrow = arrow(length = unit(0.15, "cm")), color = "blue") +

 # Bottom corner radius annotation
 geom_curve(aes(x = 3, xend = 3.3, y = 1.3, yend = 1), curvature = -0.5,
           linewidth = 1.5, color = "red") +
 annotate("text", x = 4, y = 0.5, label = expression(R[bottom] >= 4*t),
         color = "red", size = 3.5, fontface = "bold") +
 geom_segment(aes(x = 3.8, xend = 3.2, y = 0.7, yend = 1.1),
             arrow = arrow(length = unit(0.15, "cm")), color = "red") +

 # Punch
 geom_polygon(aes(x = c(3.2, 3.2, 3.5, 3.5, 5.5, 5.5, 5.8, 5.8),
                  y = c(7, 1.5, 1.2, 1, 1, 1.2, 1.5, 7)),
             fill = "steelblue", color = "black", linewidth = 1) +
 annotate("text", x = 4.5, y = 6, label = "Punch", color = "white", fontface = "bold", size = 4) +

 # Punch radius annotation
 geom_curve(aes(x = 3.2, xend = 3.5, y = 1.5, yend = 1.2), curvature = 0.4,
           linewidth = 1.5, color = "purple") +
 annotate("text", x = 2, y = 1.8, label = expression(R[punch] >= 4*t),
         color = "purple", size = 3.5, fontface = "bold") +
 geom_segment(aes(x = 2.3, xend = 3.1, y = 1.6, yend = 1.4),
             arrow = arrow(length = unit(0.15, "cm")), color = "purple") +

 # Material thickness annotation
 geom_segment(aes(x = 6.5, xend = 6.3, y = 3, yend = 3),
             arrow = arrow(length = unit(0.1, "cm"), ends = "both"), linewidth = 0.5) +
 annotate("text", x = 6.8, y = 3, label = "t", size = 4, fontface = "bold") +

 # Legend
 geom_rect(aes(xmin = 6.8, xmax = 9.2, ymin = 5.5, ymax = 7), fill = "white", color = "black") +
 annotate("text", x = 8, y = 6.7, label = "t = thickness", size = 3) +
 annotate("text", x = 8, y = 6.3, label = expression(R[die]*" = die entry"), size = 3) +
 annotate("text", x = 8, y = 5.9, label = expression(R[punch]*" = punch"), size = 3) +

 coord_fixed(ratio = 1, xlim = c(-0.5, 9.5), ylim = c(-0.5, 7.5)) +
 labs(title = "Critical Radii in Deep Drawing") +
 theme_stamping
## ---- chunk 16
# Helper function for circles
circle_df2 <- function(cx, cy, r, id, n = 50) {
 t <- seq(0, 2*pi, length.out = n)
 data.frame(x = cx + r * cos(t), y = cy + r * sin(t), id = id)
}

# Poor nesting - circles in grid
poor_circles <- rbind(
 circle_df2(1, 1, 0.4, 1), circle_df2(2, 1, 0.4, 2), circle_df2(3, 1, 0.4, 3),
 circle_df2(1, 2, 0.4, 4), circle_df2(2, 2, 0.4, 5), circle_df2(3, 2, 0.4, 6),
 circle_df2(1, 3, 0.4, 7), circle_df2(2, 3, 0.4, 8), circle_df2(3, 3, 0.4, 9)
)

# Good nesting - staggered circles
good_circles <- rbind(
 circle_df2(6, 1, 0.4, 1), circle_df2(6.85, 1, 0.4, 2), circle_df2(7.7, 1, 0.4, 3), circle_df2(8.55, 1, 0.4, 4),
 circle_df2(6.425, 1.75, 0.4, 5), circle_df2(7.275, 1.75, 0.4, 6), circle_df2(8.125, 1.75, 0.4, 7),
 circle_df2(6, 2.5, 0.4, 8), circle_df2(6.85, 2.5, 0.4, 9), circle_df2(7.7, 2.5, 0.4, 10), circle_df2(8.55, 2.5, 0.4, 11),
 circle_df2(6.425, 3.25, 0.4, 12), circle_df2(7.275, 3.25, 0.4, 13), circle_df2(8.125, 3.25, 0.4, 14)
)

ggplot() +
 # POOR NESTING (left)
 annotate("text", x = 2, y = 4.3, label = "POOR NESTING", fontface = "bold", size = 4, color = "red") +
 geom_rect(aes(xmin = 0.3, xmax = 3.7, ymin = 0.3, ymax = 3.7),
           fill = "lightyellow", color = "black", linewidth = 1) +
 geom_polygon(data = poor_circles, aes(x = x, y = y, group = id),
             fill = "orange", color = "black") +
 annotate("text", x = 2, y = -0.2, label = "9 parts\n~64% utilization", size = 3) +

 # GOOD NESTING (right)
 annotate("text", x = 7.3, y = 4.3, label = "GOOD NESTING", fontface = "bold", size = 4, color = "darkgreen") +
 geom_rect(aes(xmin = 5.5, xmax = 9.1, ymin = 0.3, ymax = 3.7),
           fill = "lightyellow", color = "black", linewidth = 1) +
 geom_polygon(data = good_circles, aes(x = x, y = y, group = id),
             fill = "orange", color = "black") +
 annotate("text", x = 7.3, y = -0.2, label = "14 parts\n~78% utilization", size = 3) +

 # Arrow between
 geom_segment(aes(x = 4.2, xend = 5, y = 2, yend = 2),
             arrow = arrow(length = unit(0.2, "cm"), type = "closed"),
             linewidth = 1, color = "darkgreen") +

 coord_fixed(ratio = 1, xlim = c(-0.5, 10), ylim = c(-0.8, 4.8)) +
 labs(title = "Blank Nesting Comparison") +
 theme_stamping
## ---- chunk 17
ggplot() +
 # WRINKLING
 annotate("text", x = 2, y = 3.8, label = "WRINKLING", fontface = "bold", size = 4, color = "red") +

 # Cup with wrinkled flange
 geom_polygon(aes(x = c(0.5, 0.5, 1, 1, 3, 3, 3.5, 3.5),
                  y = c(3, 3.3, 3.3, 1, 1, 3.3, 3.3, 3)),
             fill = "orange", color = "black", linewidth = 1) +
 # Wrinkle waves
 geom_curve(aes(x = 0.5, xend = 0.8, y = 3.15, yend = 3.3), curvature = -0.5, color = "darkorange", linewidth = 1.5) +
 geom_curve(aes(x = 0.8, xend = 1.1, y = 3.3, yend = 3.15), curvature = -0.5, color = "darkorange", linewidth = 1.5) +
 geom_curve(aes(x = 3.5, xend = 3.2, y = 3.15, yend = 3.3), curvature = 0.5, color = "darkorange", linewidth = 1.5) +
 geom_curve(aes(x = 3.2, xend = 2.9, y = 3.3, yend = 3.15), curvature = 0.5, color = "darkorange", linewidth = 1.5) +

 annotate("text", x = 2, y = 0.4, label = "Wavy flange", size = 3, fontface = "italic") +

 # TEARING
 annotate("text", x = 6.5, y = 3.8, label = "TEARING", fontface = "bold", size = 4, color = "red") +

 # Cup with tear
 geom_polygon(aes(x = c(5, 5, 5.5, 5.5, 7.5, 7.5, 8, 8),
                  y = c(3, 3.3, 3.3, 1, 1, 3.3, 3.3, 3)),
             fill = "orange", color = "black", linewidth = 1) +
 # Tear crack
 geom_segment(aes(x = 5.5, xend = 5.3, y = 1.2, yend = 0.8), color = "red", linewidth = 2) +
 geom_segment(aes(x = 5.3, xend = 5.1, y = 0.8, yend = 0.5), color = "red", linewidth = 2) +
 geom_segment(aes(x = 5.5, xend = 5.7, y = 1.2, yend = 1.5), color = "red", linewidth = 1.5) +

 annotate("text", x = 6.5, y = 0.4, label = "Crack at corner", size = 3, fontface = "italic") +

 # BURRS
 annotate("text", x = 11, y = 3.8, label = "BURRS", fontface = "bold", size = 4, color = "red") +

 # Sheet with punched hole and burrs
 geom_rect(aes(xmin = 9.5, xmax = 12.5, ymin = 1.5, ymax = 2.5),
           fill = "orange", color = "black", linewidth = 1) +
 # Hole
 geom_rect(aes(xmin = 10.5, xmax = 11.5, ymin = 1.5, ymax = 2.5),
           fill = "white", color = "black") +
 # Burrs (jagged edges)
 geom_segment(aes(x = 10.5, xend = 10.45, y = 1.5, yend = 1.35), color = "darkorange", linewidth = 1) +
 geom_segment(aes(x = 10.7, xend = 10.68, y = 1.5, yend = 1.3), color = "darkorange", linewidth = 1) +
 geom_segment(aes(x = 10.9, xend = 10.88, y = 1.5, yend = 1.33), color = "darkorange", linewidth = 1) +
 geom_segment(aes(x = 11.1, xend = 11.12, y = 1.5, yend = 1.28), color = "darkorange", linewidth = 1) +
 geom_segment(aes(x = 11.3, xend = 11.32, y = 1.5, yend = 1.35), color = "darkorange", linewidth = 1) +
 geom_segment(aes(x = 11.5, xend = 11.55, y = 1.5, yend = 1.32), color = "darkorange", linewidth = 1) +

 annotate("text", x = 11, y = 1, label = "Rough edge", size = 3, fontface = "italic") +
 geom_curve(aes(x = 11, xend = 11, y = 1.15, yend = 1.4),
           arrow = arrow(length = unit(0.1, "cm")), curvature = 0, color = "red") +

 # Dividing lines
 geom_vline(xintercept = c(4.25, 8.75), linetype = "dashed", color = "gray50") +

 coord_fixed(ratio = 1, xlim = c(0, 13), ylim = c(0, 4.2)) +
 labs(title = "Common Stamping Defects") +
 theme_stamping
## ---- chunk 18
ggplot() +
 # Main bracket body (flat view representation)
 # Base
 geom_rect(aes(xmin = 1, xmax = 9, ymin = 2, ymax = 4),
           fill = "orange", color = "black", linewidth = 1) +

 # Left flange (shown as extension)
 geom_rect(aes(xmin = 1, xmax = 2.5, ymin = 4, ymax = 6),
           fill = "lightyellow", color = "black", linewidth = 1, linetype = "dashed") +
 annotate("text", x = 1.75, y = 5, label = "Flange\n(bent 90°)", size = 3) +

 # Right flange
 geom_rect(aes(xmin = 7.5, xmax = 9, ymin = 4, ymax = 6),
           fill = "lightyellow", color = "black", linewidth = 1, linetype = "dashed") +
 annotate("text", x = 8.25, y = 5, label = "Flange\n(bent 90°)", size = 3) +

 # Bend lines
 geom_segment(aes(x = 1, xend = 2.5, y = 4, yend = 4),
             color = "blue", linewidth = 1, linetype = "dashed") +
 geom_segment(aes(x = 7.5, xend = 9, y = 4, yend = 4),
             color = "blue", linewidth = 1, linetype = "dashed") +

 # Holes (too close to bend line - problem!)
 geom_point(aes(x = 2, y = 3), size = 8, color = "white") +
 geom_point(aes(x = 2, y = 3), size = 8, shape = 1, color = "black", stroke = 1) +
 geom_point(aes(x = 8, y = 3), size = 8, color = "white") +
 geom_point(aes(x = 8, y = 3), size = 8, shape = 1, color = "black", stroke = 1) +

 # Problem indicators
 # Problem 1: Hole too close to bend
 geom_segment(aes(x = 2, xend = 2, y = 3.5, yend = 4),
             arrow = arrow(length = unit(0.1, "cm"), ends = "both"),
             color = "red", linewidth = 1) +
 annotate("text", x = 2.8, y = 3.75, label = "Too close!\n(< 4mm)",
         color = "red", size = 3, fontface = "bold") +

 # Problem 2: No bend relief
 geom_rect(aes(xmin = 0.8, xmax = 1.2, ymin = 3.8, ymax = 4.2),
           fill = NA, color = "red", linewidth = 1.5, linetype = "solid") +
 geom_segment(aes(x = 0.5, xend = 0.9, y = 4.5, yend = 4.1),
             arrow = arrow(length = unit(0.15, "cm")), color = "red") +
 annotate("text", x = 0.3, y = 4.8, label = "No bend\nrelief!",
         color = "red", size = 3, fontface = "bold") +

 # Problem 3: Sharp corner
 geom_rect(aes(xmin = 8.8, xmax = 9.2, ymin = 1.8, ymax = 2.2),
           fill = NA, color = "red", linewidth = 1.5) +
 geom_segment(aes(x = 9.5, xend = 9.1, y = 1.5, yend = 1.9),
             arrow = arrow(length = unit(0.15, "cm")), color = "red") +
 annotate("text", x = 9.7, y = 1.2, label = "Sharp\ncorner!",
         color = "red", size = 3, fontface = "bold") +

 # Dimensions
 geom_segment(aes(x = 1, xend = 9, y = 1.5, yend = 1.5),
             arrow = arrow(length = unit(0.1, "cm"), ends = "both"), linewidth = 0.5) +
 annotate("text", x = 5, y = 1.2, label = "80 mm", size = 3) +

 geom_segment(aes(x = 0.5, xend = 0.5, y = 2, yend = 4),
             arrow = arrow(length = unit(0.1, "cm"), ends = "both"), linewidth = 0.5) +
 annotate("text", x = 0.2, y = 3, label = "50 mm", size = 3, angle = 90) +

 # Material spec
 annotate("text", x = 5, y = 6.5, label = "Material: Low Carbon Steel, t = 2.0 mm",
         size = 4, fontface = "bold") +

 # Legend
 geom_rect(aes(xmin = 3.5, xmax = 6.5, ymin = 0.2, ymax = 0.8), fill = "white", color = "black") +
 annotate("text", x = 5, y = 0.5, label = "Red = Design Issues to Address",
         color = "red", size = 3) +

 coord_fixed(ratio = 1, xlim = c(-0.5, 10.5), ylim = c(0, 7)) +
 labs(title = "Automotive Bracket - Initial Design Review") +
 theme_stamping
